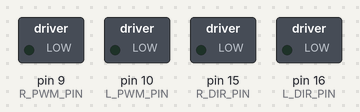
This sketch was run on a simulated Arduino Uno, built with avr-gcc and run on an emulated ATmega328P. Parts: switched loads named in the sketch (green lamp = pin HIGH). What the sketch prints to the serial monitor is not drawn.

Above: at 1.05 s.
At 4.95 s:
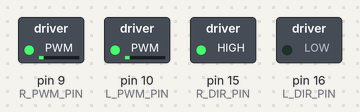
Timing chart, 0 to 6.2 s (numbered marks = the images above):
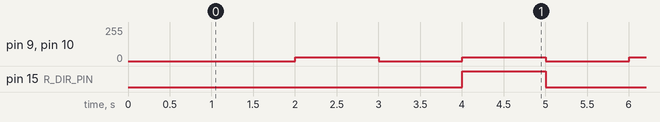

The sketch:

Motors.ino
```cpp
// Pin definitions, to make the
// code easier to read.
#define L_PWM_PIN 10
#define L_DIR_PIN 16
#define R_PWM_PIN  9
#define R_DIR_PIN 15
#define DELAY_DURATION 1000
#define LEFT 0
#define RIGHT 1
#define SPEED 30
#define NINETY_L 0
#define NINETY_R 1
#define ONE_EIGHTY 2
#define NINETY_DEGREES 1000
#define FORWARD 0
#define BACKWARD 1
#define NINETY_ROTATE_SPEED 29


#define CAT(a, b) a ## b
#define DIR_PIN(pin) CAT(pin ,_DIR_PIN)
#define PWM_PIN(pin) CAT(pin ,_PWM_PIN)

// Variables to remember our
// motor speeds for Left and Right.
// Byte stores 0 to 255
float l_speed;
float r_speed;
float last_timestamp;
bool g_move_or_rotate = true;
// Setup, only runs once when powered on.
void setup() {

  // Set our motor driver pins as outputs.
  pinMode( L_PWM_PIN, OUTPUT );
  pinMode( L_DIR_PIN, OUTPUT );
  pinMode( R_PWM_PIN, OUTPUT );
  pinMode( R_DIR_PIN, OUTPUT );

  // Set initial direction for l and r
  // Which of these is foward, or backward?
  digitalWrite( L_DIR_PIN, LOW);
  digitalWrite( R_DIR_PIN, LOW);

  // Set initial l_speed and r_speed values.
  l_speed = 0;
  r_speed = 0;

  // Start up the Serial for debugging.
  Serial.begin(9600);
  delay(1000);
  // Print reset so we can catch any reset error.
  Serial.println(" ***Reset*** ");
  last_timestamp = millis();

}

void moveMotor(int pin, float scalar_speed){
  bool motor_direction;
  if(scalar_speed < 0) {
    motor_direction = true;
    scalar_speed *= -1;
  }
  else motor_direction = false;
  int dir, pwm;
  if(pin == LEFT){
    dir = DIR_PIN(L);
    pwm = PWM_PIN(L);
  }
  else if(pin == RIGHT){
    dir = DIR_PIN(R);
    pwm = PWM_PIN(R);
  }
  digitalWrite(dir, motor_direction);
  analogWrite(pwm, scalar_speed);

}

void stopMotor(){
   moveMotor(LEFT,0);
   moveMotor(RIGHT,0);
}

void moveInLine(float elapsed_time, float delay_duration, bool travel_direction){
  static bool travel =true;
  if(elapsed_time > delay_duration){
  if(travel && (travel_direction == FORWARD)){
      moveMotor(LEFT, SPEED);
      moveMotor(RIGHT,SPEED);
      travel = !travel;
    }
    else if(travel && (travel_direction == BACKWARD)){
      moveMotor(LEFT, -SPEED);
      moveMotor(RIGHT,-SPEED);
      travel = !travel;
    }
    else{
      stopMotor();
      travel = !travel;
      g_move_or_rotate = false;

    }
    last_timestamp = millis();
  }

}

void moveBackAndForth(float elapsed_time, float delay_duration){
  static bool travel =false;
  static bool travel_direction = true;
  if(elapsed_time > delay_duration){
  if(travel && travel_direction){
      moveMotor(LEFT, SPEED);
      moveMotor(RIGHT,SPEED);
      travel_direction = !travel_direction;
    }
    else if(travel && !travel_direction){
      moveMotor(LEFT, -SPEED);
      moveMotor(RIGHT,-SPEED);
      travel_direction = !travel_direction;
    }
    else{
      stopMotor();

    }
    travel= !travel;
    last_timestamp = millis();
  }
}

void rotateRomi(float elapsed_time, float delay_duration, int r_dir, float r_speed){
  static bool travel = true;
  if(elapsed_time > delay_duration){
    if(travel && (r_dir ==0)){
      moveMotor(LEFT, -r_speed);
      moveMotor(RIGHT,r_speed);
      travel=false;
    }
    else if(travel && (r_dir == 1)){
      moveMotor(LEFT, r_speed);
      moveMotor(RIGHT,-r_speed);
      travel=false;
    }
    else if(travel && (r_dir==2)){
      moveMotor(LEFT,-2*r_speed);
      moveMotor(RIGHT,2*r_speed);
      travel=false;
    }
    else{
      stopMotor();
      travel= true;
      g_move_or_rotate = true;
    }
    last_timestamp = millis();
  }
}

void square(float elapsed_time){
  static bool move_or_rotate = true;
  if(move_or_rotate){
    moveInLine(elapsed_time, DELAY_DURATION,FORWARD);
    if(!g_move_or_rotate){
      move_or_rotate = !move_or_rotate;
    }
  }

  else{
    rotateRomi(elapsed_time, NINETY_DEGREES,NINETY_R, NINETY_ROTATE_SPEED);
    if(g_move_or_rotate){
    move_or_rotate = !move_or_rotate;
    }
  }
}

// put your main code here, to run repeatedly:
void loop() {

  // Send speeds to pins, to motor drivers.
  float current_time, elapsed_time;
  current_time = millis();
  elapsed_time = current_time - last_timestamp;
  square(elapsed_time);
  //moveBackAndForth(elapsed_time, DELAY_DURATION);

  //rotateRomi(elapsed_time, NINETY_DEGREES, NINETY_R);
}
```

Measured:
- by itself, pin 9 (R_PWM_PIN), pin 10 (L_PWM_PIN): repeats every 4.0 s: 0/255 1.0 s, 29/255 1.0 s, 0/255 1.0 s, 30/255 1.0 s
- by itself, pin 15 (R_DIR_PIN): alternates HIGH for 1.0 s and LOW for 3.0 s
